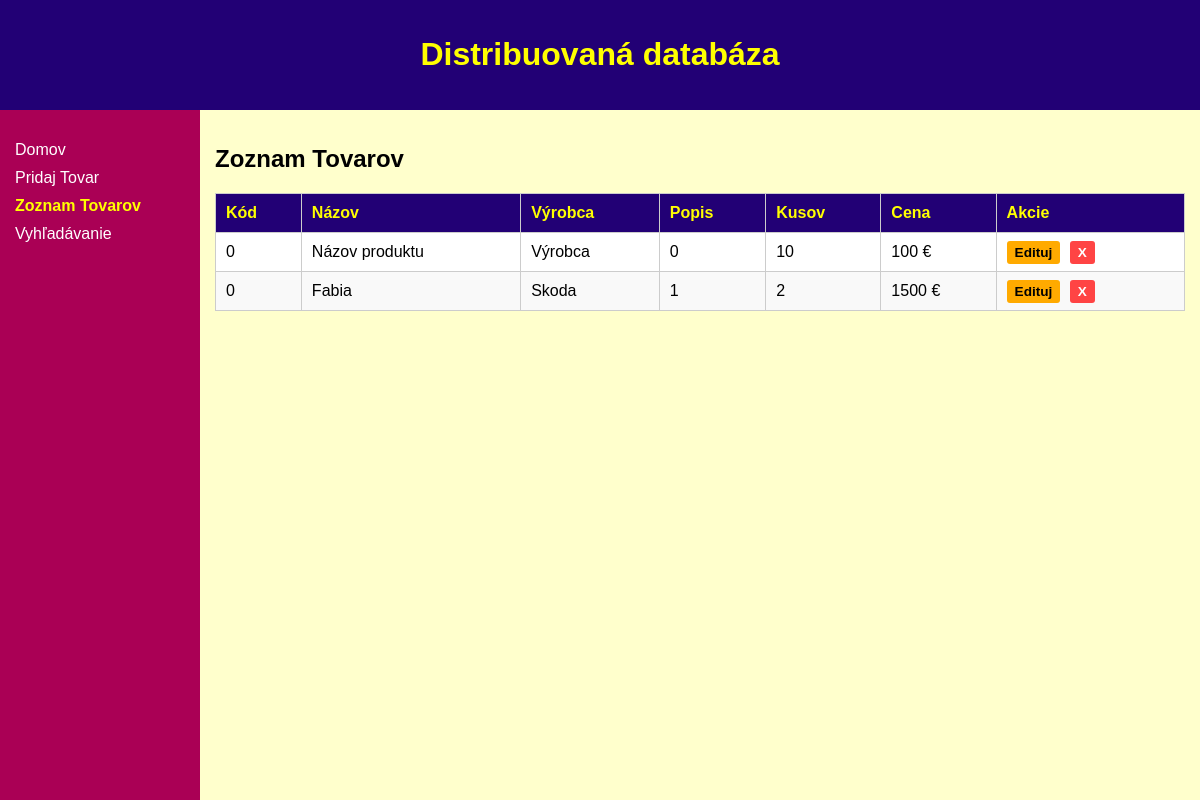
The page /?menu=list-items on the database as committed earlier.
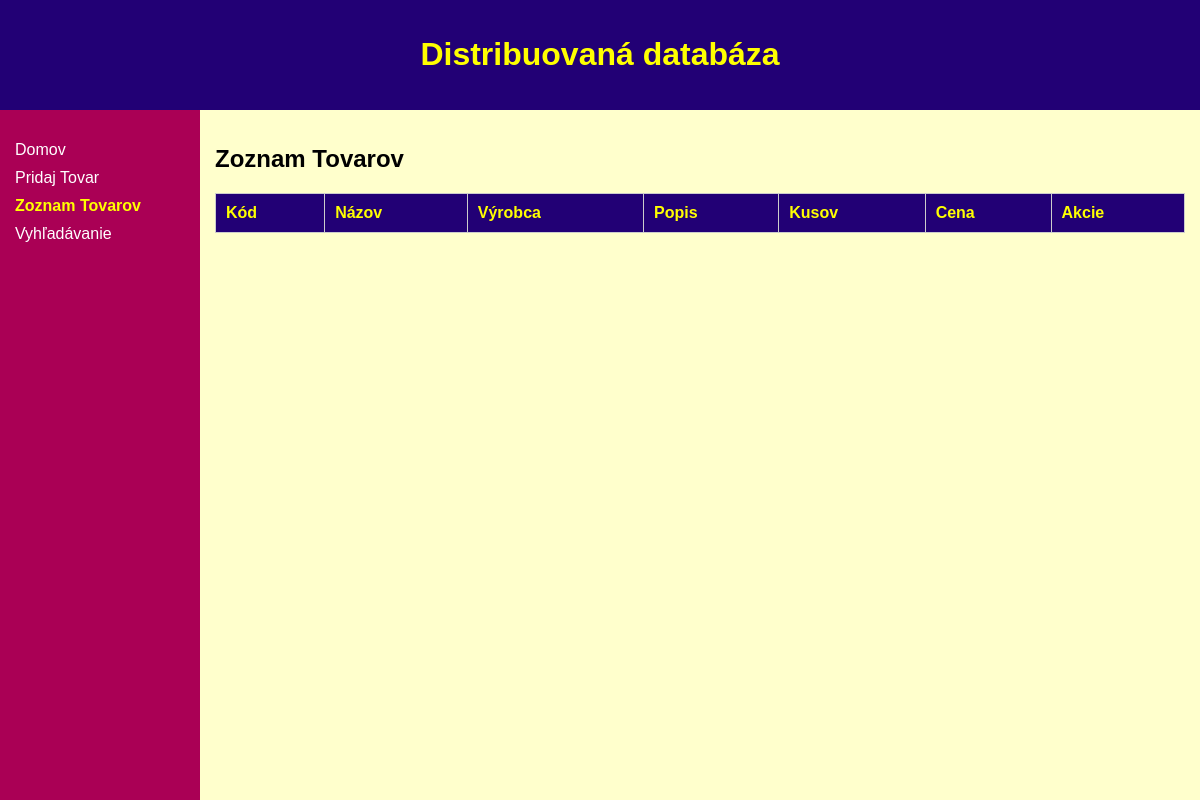
The same page on the database as committed later.
### tables this page shows
CREATE TABLE `ntovar` (
                          `id` varchar(30) NOT NULL,
                          `pc` int(11) DEFAULT NULL,
                          `nazov` varchar(20) DEFAULT NULL,
                          `vyrobca` varchar(20) DEFAULT NULL,
                          `popis` varchar(100) DEFAULT NULL,
                          `kusov` int(11) DEFAULT NULL,
                          `cena` int(11) DEFAULT NULL,
                          `kod` varchar(20) DEFAULT NULL,
                          `node_origin` int(11) DEFAULT NULL
);

### pages/list-items.php (the view, shortened to what this page needs)
<?php
include __DIR__ . '/../resources/config/localConfig.php';
$conn = mysqli_connect($localConfig['host'], $localConfig['user'], $localConfig['pass'], $localConfig['name']);
$sql = "SELECT id, pc, nazov, vyrobca, popis, kusov, cena, kod FROM ntovar";
$result = mysqli_query($conn, $sql);
?>
<h2>Zoznam Tovarov</h2>
<table class="item-table">
    <thead>
    <tr>
        <th>Kód</th>
        <th>Názov</th>
        <th>Výrobca</th>
        <th>Popis</th>
        <th>Kusov</th>
        <th>Cena</th>
        <th>Akcie</th>
    </tr>
    </thead>
    <tbody>
    <?php while($row = mysqli_fetch_assoc($result)): ?>
        <tr>
            <td><?php echo htmlspecialchars($row['kod']); ?></td>
            <td><?php echo htmlspecialchars($row['nazov']); ?></td>
            <td><?php echo htmlspecialchars($row['vyrobca']); ?></td>
            <td><?php echo htmlspecialchars($row['popis']); ?></td>
            <td><?php echo htmlspecialchars($row['kusov']); ?></td>
            <td><?php echo htmlspecialchars($row['cena']); ?> €</td>
            <td>
                <a href="index.php?menu=12&e=<?php echo $row['id']; ?>" class="edit-btn">Edituj</a>
                <a href="zmazanietov.php?k=<?php echo $row['id']; ?>" class="delete-btn" onclick="return confirm('Naozaj chcete zmazať tento tovar?');">X</a>
            </td>
        </tr>
    <?php endwhile; ?>
    </tbody>
</table>

### index.php (shortened to what this page needs)
<!DOCTYPE html>
<html lang="sk">
<head>
    <link rel="stylesheet" href="css/style.css">
    <link rel="stylesheet" href="css/table.css">
</head>
<body>
<div class="container">
    <header>
        <h1>Distribuovaná databáza</h1>
    </header>
    <aside class="sidebar">
        <?php include("menu.php"); ?>
    </aside>
    <main class="content">
        <?php
        $allowed_pages = ['home','add-item','list-items','search'];
        $menu = isset($_GET['menu']) ? $_GET['menu'] : 'home';
        $page = in_array($menu, $allowed_pages) ? $menu : 'home';
        include "pages/{$page}.php";
        ?>
    </main>
</div>
</body>
</html>

### menu.php
<?php
$menuItems = [
        'home' => 'Domov',
        'add-item' => 'Pridaj Tovar',
        'list-items' => 'Zoznam Tovarov',
        'search' => 'Vyhľadávanie'
];
$current = isset($_GET['menu']) ? $_GET['menu'] : 'home';
echo '<ul class="menu">';
foreach ($menuItems as $id => $name) {
    $active = ($id === $current) ? 'active' : '';
    echo "<li class='$active'><a href='?menu=$id'>$name</a></li>";
}
echo '</ul>';
?>

### css/style.css (style rules this page uses)
body { font-family: Arial, sans-serif; margin: 0; background: #f0f0f0; }
.container { display: grid; grid-template-areas: "header header" "sidebar content"; grid-template-columns: 200px 1fr; grid-template-rows: auto 1fr; min-height: 100vh; }
header { grid-area: header; background: #220075; color: #ffff00; padding: 15px; text-align: center; }
.sidebar { grid-area: sidebar; background: #aa0055; color: #fff; padding: 15px; }
.content { grid-area: content; background: #ffffcc; padding: 15px; }
.menu { list-style: none; padding: 0; }
.menu li { margin-bottom: 10px; }
.menu li a { color: #fff; text-decoration: none; }
.menu li.active a { font-weight: bold; color: #ffff00; }
a.edit-btn, a.delete-btn { padding: 5px 10px; margin-right: 5px; text-decoration: none; border-radius: 3px; font-weight: bold; font-size: 0.9em; }
a.edit-btn { background-color: #ffaa00; color: #000; }
a.delete-btn { background-color: #ff4444; color: #fff; }

### css/table.css (style rules this page uses)
.item-table { width: 100%; border-collapse: collapse; margin-top: 20px; font-family: Arial, sans-serif; }
.item-table th, .item-table td { border: 1px solid #ccc; padding: 10px; text-align: left; }
.item-table th { background-color: #220075; color: #ffff00; text-align: left; }
.item-table tr:nth-child(odd) { background-color: #ffffff; }
.item-table tr:nth-child(even) { background-color: #f9f9f9; }
.item-table td a.edit-btn, .item-table td a.delete-btn { font-size: 0.85em; padding: 4px 8px; }

Rows that differ between the two databases and show on the page:
removed ntovar: kod "0", nazov "Názov produktu", vyrobca "Výrobca", popis "0", kusov "10", cena "100"
removed ntovar: kod "0", nazov "Fabia", vyrobca "Skoda", popis "1", kusov "2", cena "1500"
